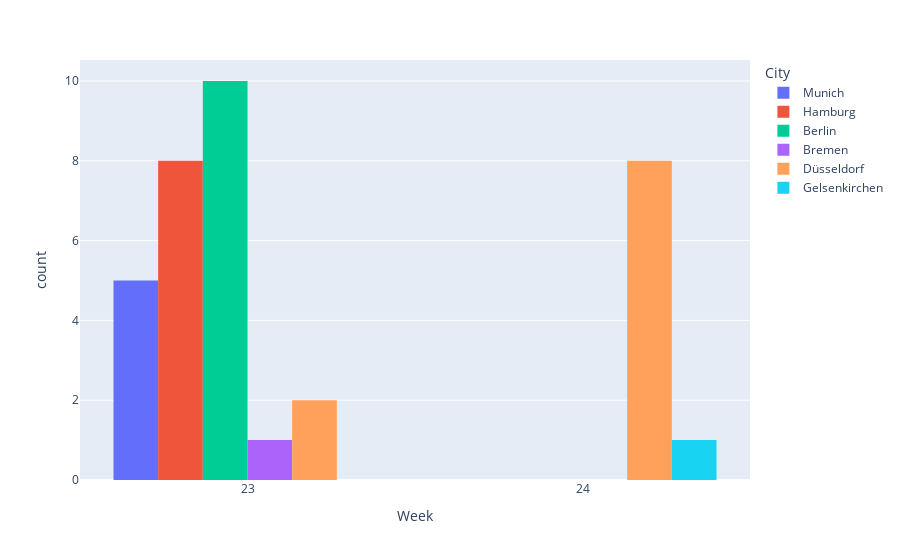

This figure's notebook cell:
### Code cell
df_already_assigned['Week'] = df_already_assigned.start_date.apply(lambda date: pd.to_datetime(date).isocalendar()[1])
fig = px.histogram(df_already_assigned, x='Week', color="City", barmode='group')
fig.write_html("assign_report_per_week.html")
fig

### Figure 1 — Plotly figure (JSON) as saved in the notebook; plotly's stock layout.template omitted (floating-point values rounded to 4 significant figures)
{"data": [{"alignmentgroup": "True", "bingroup": "x", "hovertemplate": "City=Munich<br>Week=%{x}<br>count=%{y}<extra></extra>", "legendgroup": "Munich", "marker": {"color": "#636efa"}, "name": "Munich", "offsetgroup": "Munich", "orientation": "v", "showlegend": true, "type": "histogram", "x": [23, 23, 23, 23, 23], "xaxis": "x", "yaxis": "y"}, {"alignmentgroup": "True", "bingroup": "x", "hovertemplate": "City=Hamburg<br>Week=%{x}<br>count=%{y}<extra></extra>", "legendgroup": "Hamburg", "marker": {"color": "#EF553B"}, "name": "Hamburg", "offsetgroup": "Hamburg", "orientation": "v", "showlegend": true, "type": "histogram", "x": [23, 23, 23, 23, 23, 23, 23, 23], "xaxis": "x", "yaxis": "y"}, {"alignmentgroup": "True", "bingroup": "x", "hovertemplate": "City=Berlin<br>Week=%{x}<br>count=%{y}<extra></extra>", "legendgroup": "Berlin", "marker": {"color": "#00cc96"}, "name": "Berlin", "offsetgroup": "Berlin", "orientation": "v", "showlegend": true, "type": "histogram", "x": [23, 23, 23, 23, 23, 23, 23, 23, 23, 23], "xaxis": "x", "yaxis": "y"}, {"alignmentgroup": "True", "bingroup": "x", "hovertemplate": "City=Bremen<br>Week=%{x}<br>count=%{y}<extra></extra>", "legendgroup": "Bremen", "marker": {"color": "#ab63fa"}, "name": "Bremen", "offsetgroup": "Bremen", "orientation": "v", "showlegend": true, "type": "histogram", "x": [23], "xaxis": "x", "yaxis": "y"}, {"alignmentgroup": "True", "bingroup": "x", "hovertemplate": "City=Düsseldorf<br>Week=%{x}<br>count=%{y}<extra></extra>", "legendgroup": "Düsseldorf", "marker": {"color": "#FFA15A"}, "name": "Düsseldorf", "offsetgroup": "Düsseldorf", "orientation": "v", "showlegend": true, "type": "histogram", "x": [23, 24, 24, 23, 24, 24, 24, 24, 24, 24], "xaxis": "x", "yaxis": "y"}, {"alignmentgroup": "True", "bingroup": "x", "hovertemplate": "City=Gelsenkirchen<br>Week=%{x}<br>count=%{y}<extra></extra>", "legendgroup": "Gelsenkirchen", "marker": {"color": "#19d3f3"}, "name": "Gelsenkirchen", "offsetgroup": "Gelsenkirchen", "orientation": "v", "showlegend": true, "type": "histogram", "x": [24], "xaxis": "x", "yaxis": "y"}], "layout": {"barmode": "group", "legend": {"title": {"text": "City"}, "tracegroupgap": 0}, "margin": {"t": 60}, "xaxis": {"anchor": "y", "domain": [0, 1], "title": {"text": "Week"}}, "yaxis": {"anchor": "x", "domain": [0, 1], "title": {"text": "count"}}}}
